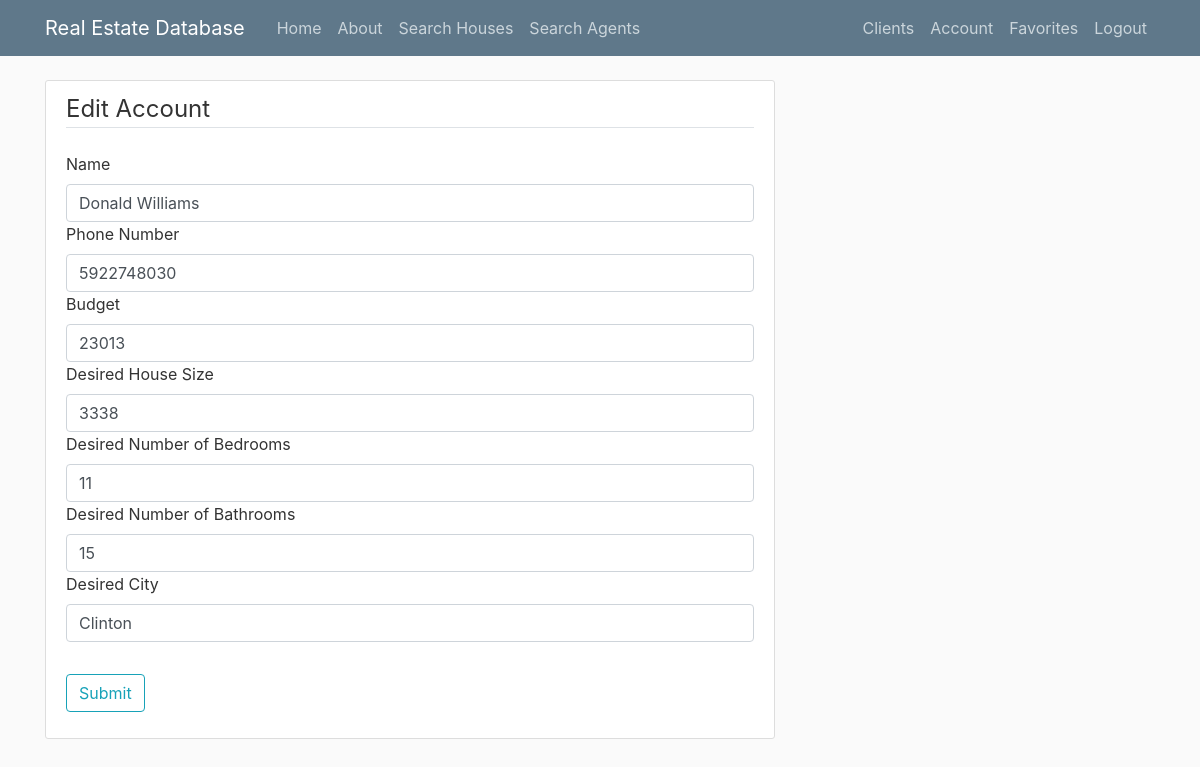
/account/81/edit (signed in), run on the app's committed database.
### RealestateSite/models.py (models this page shows, shortened)
class Buyers(db.Model):
    buyerID = db.Column(db.Integer, primary_key=True)
    userID = db.Column(db.Integer, db.ForeignKey('user.id'), nullable=False)
    buyerName = db.Column(db.String(20), nullable=True)
    email = db.Column(db.String(20), nullable=False)
    phoneNumber = db.Column(db.String(20), nullable=True)
    budget = db.Column(db.Integer, nullable=True)
    agentID = db.Column(db.Integer, db.ForeignKey('agents.agentID'), nullable=False)
    lfSqft = db.Column(db.Integer, nullable=True)
    lfBedrooms = db.Column(db.Integer, nullable=True)
    lfBathrooms = db.Column(db.Integer,nullable=True)
    lfCity = db.Column(db.String, nullable=True)

### RealestateSite/routes.py (the view)
@app.route("/account/<int:buyerID>/edit", methods=['GET', 'POST'])
@login_required
def editAccount(buyerID):
    selectedBuyer = Buyers.query.get_or_404(buyerID)
    form = editAccountForm()
    if request.method == 'POST':
        selectedBuyer.phoneNumber = form.phoneNumber.data
        selectedBuyer.buyerName = form.buyerName.data
        selectedBuyer.budget = form.budget.data
        selectedBuyer.lfSqft = form.lfSqft.data
        selectedBuyer.lfBedrooms = form.lfBedrooms.data
        selectedBuyer.lfBathrooms = form.lfBathrooms.data
        selectedBuyer.lfCity = form.lfCity.data
        try:
            db.session.commit()
            print(selectedBuyer)
            flash('Your account has been updated.', 'success')
            return redirect(url_for('account', buyer=selectedBuyer))
        except:
            db.session.rollback()
            flash('Your account failed to update', 'fail')
        return redirect(url_for('account', buyerID=buyerID))
    elif request.method == 'GET':
        form.phoneNumber.data =  selectedBuyer.phoneNumber
        form.buyerName.data = selectedBuyer.buyerName
        form.budget.data = selectedBuyer.budget
        form.lfSqft.data = selectedBuyer.lfSqft
        form.lfBedrooms.data = selectedBuyer.lfBedrooms
        form.lfBathrooms.data = selectedBuyer.lfBathrooms
        form.lfCity.data = selectedBuyer.lfCity
    return render_template('editAccount.html', title='Edit Account', form=form, legend='Edit Account')

### RealestateSite/forms.py
class editAccountForm(FlaskForm):
    buyerName = StringField("Name")
    phoneNumber = IntegerField("Phone Number")
    budget = IntegerField("Budget")
    lfSqft = IntegerField("Desired House Size")
    lfBedrooms = IntegerField("Desired Number of Bedrooms")
    lfBathrooms = IntegerField("Desired Number of Bathrooms")
    lfCity = StringField("Desired City")
    submit = SubmitField("Submit")

### RealestateSite/models.py (called while the page is built)
@login_manager.user_loader
def load_user(user_id):
    return User.query.get(int(user_id))

### RealestateSite/templates/editAccount.html (shortened to what this page needs)
{% extends "layout.html" %}
{% block content %}
<div class="content-section">
    <form method="POST" action="">
        <fieldset class="form-group">
            <legend class="border-bottom mb-4">{{ legend }}</legend>
            <div class="form-group">
                    {{ form.buyerName.label(class="form-control-label") }}
                    {{ form.buyerName(class="form-control form-control") }}
                    {{ form.phoneNumber.label(class="form-control-label") }}
                    {{ form.phoneNumber(class="form-control form-control") }}
                    {{ form.budget.label(class="form-control-label") }}
                    {{ form.budget(class="form-control form-control") }}
                    {{ form.lfSqft.label(class="form-control-label") }}
                    {{ form.lfSqft(class="form-control form-control") }}
                    {{ form.lfBedrooms.label(class="form-control-label") }}
                    {{ form.lfBedrooms(class="form-control form-control") }}
                    {{ form.lfBathrooms.label(class="form-control-label") }}
                    {{ form.lfBathrooms(class="form-control form-control") }}
                    {{ form.lfCity.label(class="form-control-label") }}
                    {{ form.lfCity(class="form-control form-control") }}
            </div>
        </fieldset>
        <div class="form-group">
            {{ form.submit(class="btn btn-outline-info") }}
        </div>
    </form>
</div>
{% endblock content %}

### RealestateSite/static/main.css (style rules this page uses)
body { background: #fafafa; color: #333333; margin-top: 5rem; }
.content-section { background: #ffffff; padding: 10px 20px; border: 1px solid #dddddd; border-radius: 3px; margin-bottom: 20px; }

### data on the page
Buyers: buyerName "Donald Williams", phoneNumber "5922748030", budget "23013", lfSqft "3338", lfBedrooms "11", lfBathrooms "15", lfCity "Clinton"

### other printed values
{{ legend }} "Edit Account"
